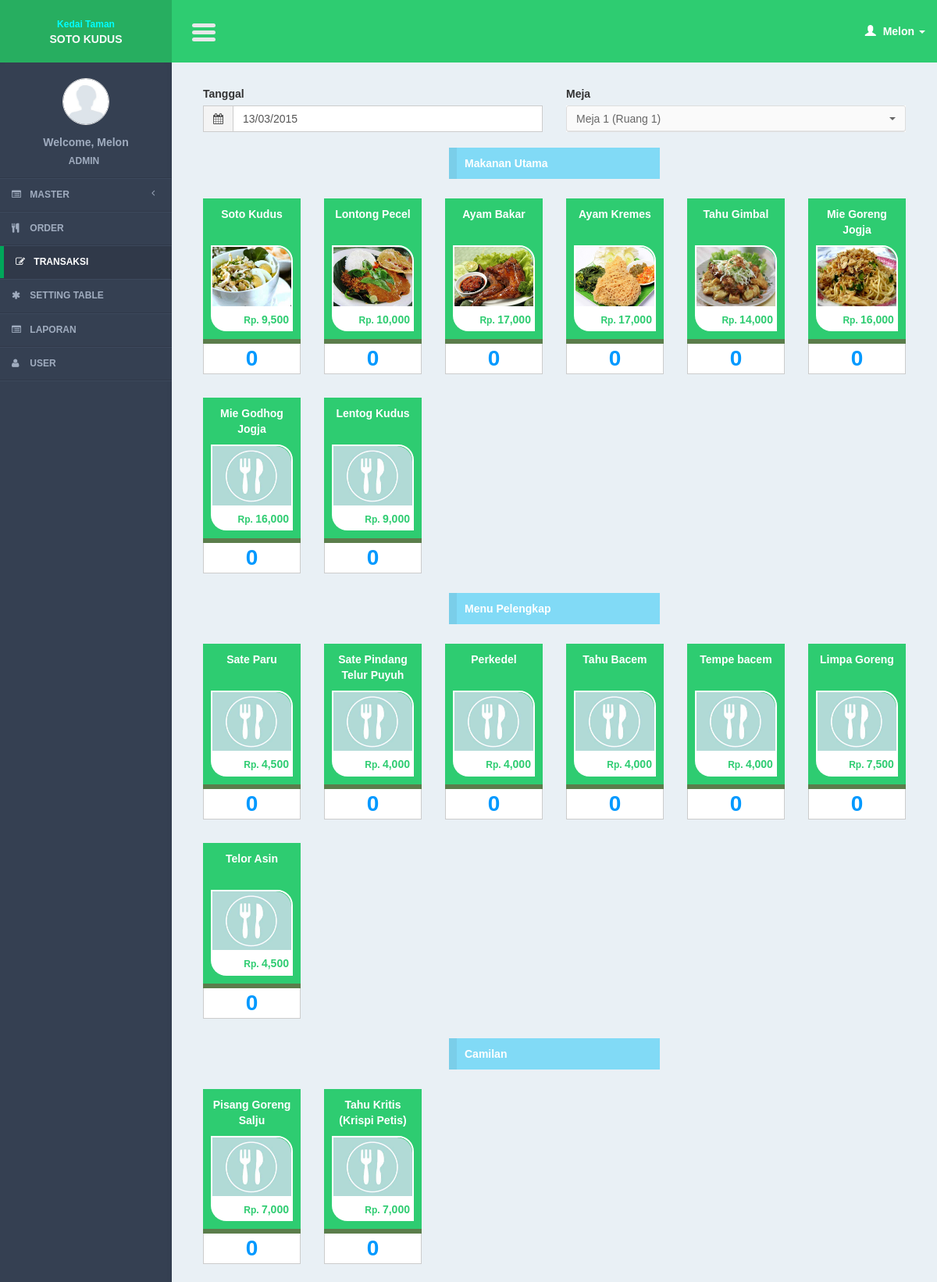
/controllers/transaction.php (signed in, upper part), run on the app's committed database.
### tables this page shows
CREATE TABLE IF NOT EXISTS `tables` (
`table_id` int(11) NOT NULL,
  `building_id` int(11) NOT NULL,
  `table_name` varchar(100) NOT NULL,
  `data_x` int(11) NOT NULL,
  `data_y` int(11) NOT NULL
);

CREATE TABLE IF NOT EXISTS `buildings` (
`building_id` int(11) NOT NULL,
  `building_name` varchar(100) NOT NULL
);

CREATE TABLE IF NOT EXISTS `menu_types` (
`menu_type_id` int(11) NOT NULL,
  `menu_type_name` varchar(100) NOT NULL
);

CREATE TABLE IF NOT EXISTS `menus` (
`menu_id` int(11) NOT NULL,
  `menu_type_id` int(11) NOT NULL,
  `menu_name` varchar(100) NOT NULL,
  `menu_price` int(11) NOT NULL,
  `menu_img` text NOT NULL,
  `partner_id` int(11) NOT NULL
);

### lib/function.php (called while the page is built, shortened)
<?php
function get_header($title = ""){
	include '../views/layout/header.php';
}
function get_footer($query_find = 0){
	include '../views/layout/footer.php';
}
function format_date($date){
	if($date == "0000-00-00"){
		return "-";
	}else{
		$date = explode("-", $date);
		$new_date = $date[2]."/".$date[1]."/".$date[0];
		return $new_date;
	}
}
	?>

### models/transaction_model.php (called while the page is built, shortened)
<?php
function select_cat(){
	$query = mysql_query("select * from menu_types order by menu_type_id");
	return $query;
}
?>

### views/transaction/list.php (the view, shortened to what this page needs)
 <form action="<?= $action ?>" method="post" enctype="multipart/form-data" role="form">
                <section class="content">
<div class="container">
			<section class="color-2">
            <div class="row">
            <div class="col-xs-6">
            <div class="form-group">
             <label>Tanggal </label>
             <div class="input-group">
                                            <div class="input-group-addon">
                                                <i class="fa fa-calendar"></i>
                                            </div>
                                            <input type="text" required class="form-control pull-right" id="date_picker1" name="i_date" value="<?= $date ?>"/>
                                        </div>
            </div>
            </div>
             <div class="col-xs-6">
             <div class="form-group">
                                         <label>Meja </label>
                                        <select name="i_table_id" id="i_table_id"  class="selectpicker show-tick form-control" data-live-search="true" onChange="load_data_history(this.value)" >
                                        <?php
                                        $query_table = mysql_query("select a.*, b.building_name
																	from tables a
																	join buildings b on b.building_id = a.building_id
																	");
                                        while($row_table = mysql_fetch_array($query_table)){
                                        ?>
                                        <option value="<?= $row_table['table_id']?>" <?php if($row_table['table_id'] == $table_id){ ?> selected="selected"<?php }?>><?= $row_table['table_name']." (".$row_table['building_name'].")" ?></option>
                                        <?php
                                        }
                                        ?>
                                        </select>
                                      	</div>
            </div>
            </div>
               <div class="row">
               <?php
                while($row_cat = mysql_fetch_array($query_cat)){
			   ?>
                <div class="col-xs-12">
                <div class="otheader_title"><?= $row_cat['menu_type_name']?></div>
                </div>
				<p>
                 <?php
										   $query = mysql_query("select * from menus where menu_type_id = '".$row_cat['menu_type_id']."' order by menu_id");
                                            while($row = mysql_fetch_array($query)){
                                            ?>
                     <div class="col-xs-2" style="margin-bottom:15px;">
					<button type="button" class="btn_click btn-new btn-2new" onClick="add_menu(<?= $row['menu_id']?>)"><div class="title_menu" id="title_menu_<?= $row['menu_id']?>"><?= $row['menu_name'] ?></div>
                    <?php
                    $gambar = ($row['menu_img']) ? $row['menu_img'] : "default.jpg";
					?>
                    <div class="img_menu"><img src="../img/menu/<?= $gambar ?>" id="i_click_<?= $row['menu_id'] ?>" /></div>
					<div class="price_menu">
					<span>Rp. </span><?= number_format($row['menu_price'], 0) ?>
                   </div>
                    </button>
                  	  <input required type="text" name="i_jumlah_<?= $row['menu_id'] ?>" id="i_jumlah_<?= $row['menu_id'] ?>" class="form-control text_menu" value="0" onchange="edit_menu(<?= $row['menu_id'] ?>)"/>
                      </div>
                    <?php
                                            }
                                            ?>
				</p>
                  <?php
				}
				  ?>
				 </div>
			</section>
		</div>
                </section>
              </form>

### css/AdminLTE.css (style rules this page uses)
html { font-family: 'Source Sans Pro', sans-serif; -webkit-font-smoothing: antialiased; min-height: 100%; background: #E9F0F5; }
body { font-family: 'Source Sans Pro', sans-serif; -webkit-font-smoothing: antialiased; min-height: 100%; background: #E9F0F5; }
.content { padding: 30px 10px; }
img { max-width: 100%important; }
.form-control { -webkit-border-radius: 0px !important; -moz-border-radius: 0px !important; border-radius: 0px !important; box-shadow: none; }
.input-group .input-group-addon { border-radius: 0; background-color: #f4f4f4; }
.img_menu { width:100%; border:2px solid #fff; border-top-right-radius:20px; position:relative; min-height:100%; }
.img_menu img { max-width: 100%; width: 100%; height: auto; border-top-right-radius:20px; }
.text_menu { text-align:center; width:100%; font-size:2em; font-weight:bold; height:40px; margin-top:5px; color:#09F; }
.title_menu { height:50px; }
.price_menu { padding:5px; background:#fff; color:#2ECC71; border-bottom-left-radius:20px; text-align:right; }
.price_menu span { font-size:12px; }
.otheader_title { background-color:#81daf6; border-left-color:#7acee9; border-left-style:solid; border-left-width:10px; color:#FFFFFF; font-weight:bold; padding:10px 5px 10px 10px; width:30%; margin-top:10px; margin-bottom:10px; margin-left:auto; margin-right:auto; }

### css/button/component.css (style rules this page uses)
.btn_click { border: none; font-family: inherit; font-size: inherit; color: inherit; background: none; cursor: pointer; padding: 10px; display: inline-block; margin-top:15px; font-weight: 700; outline: none; position: relative; -webkit-transition: all 0.3s; -moz-transition: all 0.3s; transition: all 0.3s; width:100%; }
.btn-new { background: #2ECC71; color: #fff; box-shadow: 0 6px #5B7D4B; -webkit-transition: none; -moz-transition: none; transition: none; }

### css/tooltip/tooltip-classic.css (style rules this page uses)
html, body { margin:0; height:100%; font-family: arial; }

### data on the page
tables: table_name "Meja 1", building.building_name "Ruang 1"
menu_types: menu_type_name "Makanan Utama"
menus: menu_name "Soto Kudus", menu_img (picture), menu_price "9,500"
menus: menu_name "Lontong Pecel", menu_img (picture), menu_price "10,000"
menus: menu_name "Ayam Bakar", menu_img (picture), menu_price "17,000"
menus: menu_name "Ayam Kremes", menu_img (picture), menu_price "17,000"
menus: menu_name "Tahu Gimbal", menu_img (picture), menu_price "14,000"
menus: menu_name "Mie Goreng Jogja", menu_img (picture), menu_price "16,000"
menus: menu_name "Mie Godhog Jogja", menu_price "16,000"
menus: menu_name "Lentog Kudus", menu_price "9,000"
menu_types: menu_type_name "Menu Pelengkap"
menus: menu_name "Sate Paru", menu_price "4,500"
menus: menu_name "Sate Pindang Telur Puyuh", menu_price "4,000"
menus: menu_name "Perkedel", menu_price "4,000"
menus: menu_name "Tahu Bacem", menu_price "4,000"
menus: menu_name "Tempe bacem", menu_price "4,000"
menus: menu_name "Limpa Goreng", menu_price "7,500"
menus: menu_name "Telor Asin", menu_price "4,500"
menu_types: menu_type_name "Camilan"
menus: menu_name "Pisang Goreng Salju", menu_price "7,000"
menus: menu_name "Tahu Kritis (Krispi Petis)", menu_price "7,000"

### other printed values
$user_data[0] "Melon"
$user_data[1] "ADMIN"
